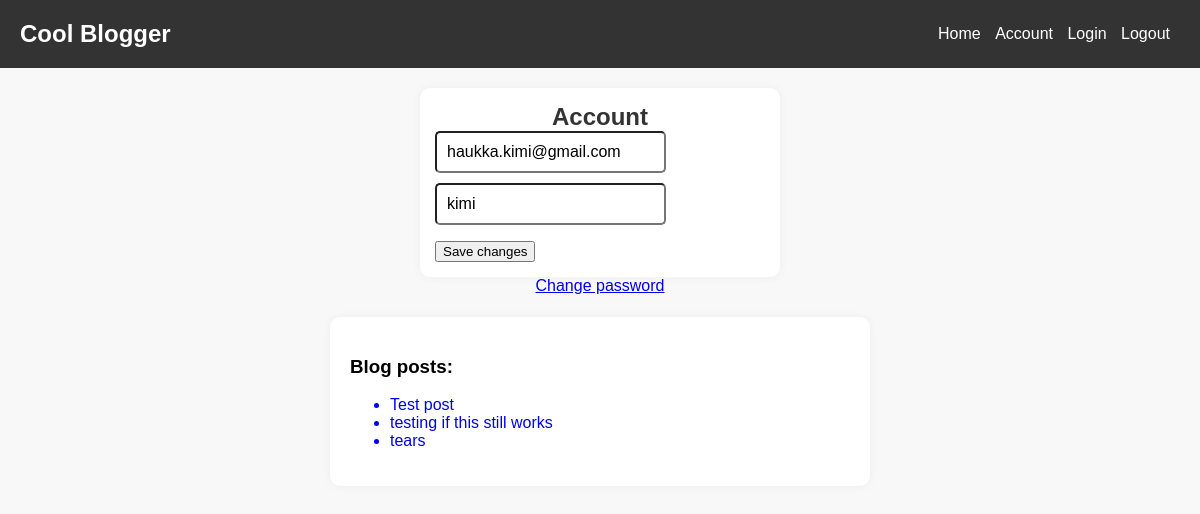
The app's page /account/ (signed in) with its own data.
### account/models.py (models this page shows, shortened)
class Account(AbstractBaseUser):
	email 					= models.EmailField(verbose_name="email", max_length=60, unique=True)
	username 				= models.CharField(max_length=30, unique=True)
	date_joined				= models.DateTimeField(verbose_name='date joined', auto_now_add=True)
	last_login				= models.DateTimeField(verbose_name='last login', auto_now=True)
	is_admin				= models.BooleanField(default=False)
	is_active				= models.BooleanField(default=True)
	is_staff				= models.BooleanField(default=False)
	is_superuser			= models.BooleanField(default=False)
	USERNAME_FIELD = 'email'
	REQUIRED_FIELDS = ['username']
	objects = MyAccountManager()

### blog/models.py (models this page shows)
class BlogPost(models.Model):
	title 					= models.CharField(max_length=50, null=False, blank=False)
	body 					= models.TextField(max_length=5000, null=False, blank=False)
	image		 			= models.ImageField(upload_to=upload_location, null=True, blank=True)
	date_published 			= models.DateTimeField(auto_now_add=True, verbose_name="date published")
	date_updated 			= models.DateTimeField(auto_now=True, verbose_name="date updated")
	author 					= models.ForeignKey(Account, on_delete=models.CASCADE, related_name='blog_posts') # Cross-Site Scripting (XSS)
	slug 					= models.SlugField(blank=True, unique=True)
	def __str__(self):
		return self.title

### account/views.py (the view)
# urls.py: path('account/', account_view, name="account"),
def account_view(request):
	if not request.user.is_authenticated:
			return redirect("login")
	context = {}
	if request.POST:
		form = AccountUpdateForm(request.POST, instance=request.user)
		if form.is_valid():
			form.initial = {
					"email": request.POST['email'],
					"username": request.POST['username'],
			}
			form.save()
			context['success_message'] = "Updated"
	else:
		form = AccountUpdateForm(
			initial={
					"email": request.user.email,
					"username": request.user.username,
				}
			)
	context['account_form'] = form
	blog_posts = BlogPost.objects.filter(author=request.user)
	context['blog_posts'] = blog_posts
	return render(request, "account/account.html", context)

### account/forms.py (shortened to what this page needs)
class AccountUpdateForm(forms.ModelForm):
	class Meta:
		model = Account
		fields = ('email', 'username', )

### account/templates/account/account.html (shortened to what this page needs)
{% extends 'base.html' %}
{% block content %}
<form class="form-signin" method="post">{% csrf_token %}
  <h1 class="h3 mb-3 font-weight-normal">Account</h1>
  <input type="email" name="email" id="inputEmail" class="form-control" placeholder="Email address" required autofocus value={{account_form.initial.email}}>
  <input type="text" name="username" id="inputUsername" class="form-control" placeholder="Username" required
  value="{{account_form.initial.username}}">
  <button class="btn btn-lg btn-primary btn-block" type="submit">Save changes</button>
</form>
<div class="flex-column center-screen">
  <a class="m-auto" href="{% url 'password_change' %}">Change password</a>
</div>
<div class="container mt-4 p-4">
  <div class="row">
    <div class="blog-posts">
      <h3 class="mb-3 font-weight-normal">Blog posts:</h3>
      {% if blog_posts %}
        <ul class="list-group">
        {% for post in blog_posts %}
          <a href="{% url 'blog:detail' post.slug %}" style="text-decoration: none;"><li class="list-group-item">{{post}}</li></a>
        {% endfor %}
        </ul>
      {% else %}
        <p>You have no blog posts. Create a post <a href="{% url 'blog:create' %}">here</a>.</p>
      {% endif %}
    </div>
  </div>
</div>
{% endblock content %}

### templates/base.html (style rules this page uses)
body { font-family: Arial, sans-serif; margin: 0; padding: 0; }
h1 { font-size: 24px; margin: 0; }

### account/templates/account/account.html (style rules this page uses)
body { background: #F8F8F8; font-family: Arial, sans-serif; }
.form-signin { width: 100%; max-width: 330px; padding: 15px; margin: auto; background: #FFFFFF; border-radius: 10px; box-shadow: 0 0 10px rgba(0, 0, 0, 0.05); transition: box-shadow 0.3s ease-in-out; }
.form-signin .form-control { position: relative; box-sizing: border-box; height: auto; padding: 10px; font-size: 16px; border-radius: 5px; }
.form-signin input[type="email"], .form-signin input[type="username"] { margin-bottom: 10px; }
.form-signin .btn { cursor: pointer; transition: background 0.3s ease-in-out; }
.h3 { text-align: center; color: #333333; }
.blog-posts { max-width: 500px; width: 100%; margin: auto; background: #FFFFFF; padding: 20px; border-radius: 10px; box-shadow: 0 0 10px rgba(0, 0, 0, 0.05); transition: box-shadow 0.3s ease-in-out; }
.blog-posts .list-group-item { cursor: pointer; transition: background 0.3s ease-in-out; }
.center-screen { display: flex; justify-content: center; height: 5vh; color: #0056B3; }

### records on screen
Account: email "haukka.kimi@gmail.com", username "kimi"
BlogPost: title "Test post"
BlogPost: title "testing if this still works"
BlogPost: title "tears"
